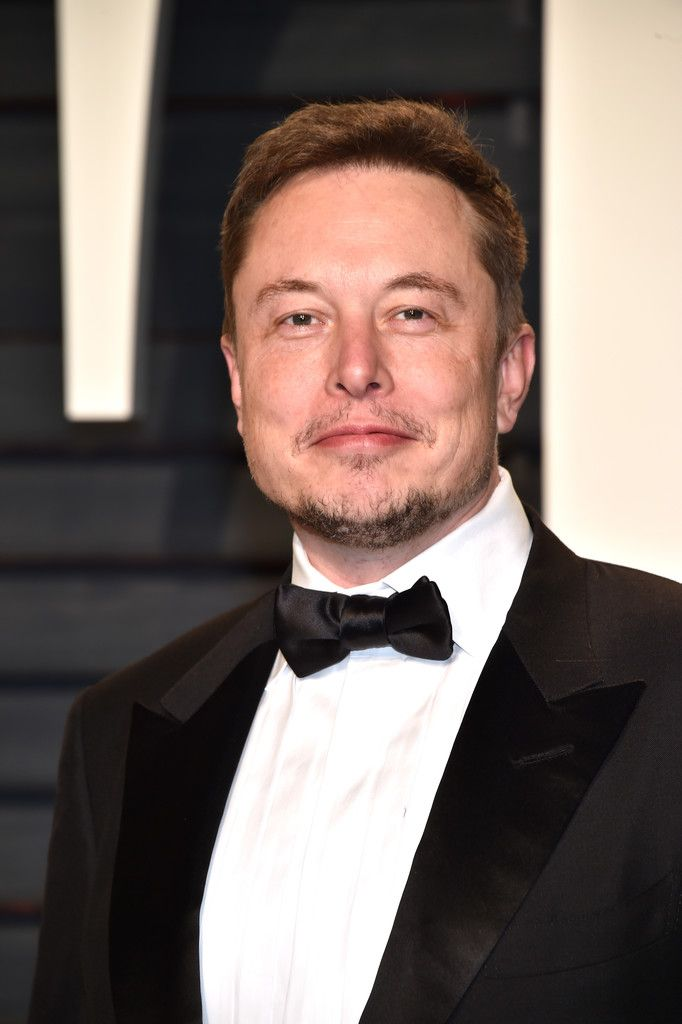
#> input picture ImagesAttendance/Elon musk.jpg, 682 x 1024 px
$ python attendance_project.py   (older library calls are emulated)
#> lines starting #> are read from the running program, lines starting #| are printed output that depends on the picture
### src/face_recognition.py
"""
Mock face_recognition module using OpenCV gradient-orientation histogram features.
This provides basic face recognition functionality without dlib.
"""

import cv2
import numpy as np
from PIL import Image

# HOG-like encoding parameters
_HOG_SIZE   = 64   # face is resized to this before encoding
_HOG_GRID   = 5    # spatial grid (5x5 cells)
_HOG_BINS   = 8    # gradient orientation bins per cell → 5*5*8=200, trimmed to 128
_DIST_SCALE = 1.09  # cubic calibration constant (d³/scale): empirically chosen so that
                    # HOG Euclidean distances (raw ~0.78 same-person, ~0.94 diff-person)
                    # map to the ~0.4 / ~0.8 output range the real face_recognition lib produces.
# Face size filter: detections whose larger dimension exceeds this fraction of the
# smallest image dimension are discarded (removes multi-scale duplicates / oversized
# false positives from the Haar cascade that would produce incorrect encodings).
_MAX_FACE_RATIO = 0.4

# [8 lines left out: function load_image_file, not called in this run]

def face_locations(image, model='hog'):
    """
    Detect face locations using Haar cascade.
    Returns list of (top, right, bottom, left) tuples, sorted by face area (largest first).

    Detections whose larger side exceeds _MAX_FACE_RATIO * min(H, W) are filtered out
    to remove oversized false positives / multi-scale duplicates from the Haar cascade.
    If filtering would leave no faces, all detections are kept as a fallback.
    """
    if len(image.shape) == 3:
        gray = cv2.cvtColor(image, cv2.COLOR_RGB2GRAY)
    else:
        gray = image

    H, W   = gray.shape
    min_dim = min(H, W)
    max_size = _MAX_FACE_RATIO * min_dim

    cascade = cv2.CascadeClassifier(
        cv2.data.haarcascades + 'haarcascade_frontalface_default.xml'
    )
    faces = cascade.detectMultiScale(gray, 1.05, 4, minSize=(50, 50))

    if len(faces) == 0:
        return []

    # Discard oversized detections; fall back to all if none survive the filter
    filtered = [(x, y, w, h) for (x, y, w, h) in faces if max(w, h) < max_size]
    if not filtered:
        filtered = [(x, y, w, h) for (x, y, w, h) in faces]

    # Largest surviving face first
    filtered = sorted(filtered, key=lambda f: f[2] * f[3], reverse=True)
    return [(y, x + w, y + h, x) for (x, y, w, h) in filtered]

def face_encodings(image, face_locations_list=None, num_jitters=1):
    """
    Generate 128-D face encodings using gradient-orientation spatial histograms.
    Each encoding is a L2-normalised float32 vector.
    """
    if len(image.shape) == 3:
        gray = cv2.cvtColor(image, cv2.COLOR_RGB2GRAY)
    else:
        gray = image

    if face_locations_list is None:
        face_locations_list = face_locations(image)

    encodings = []
    cell_size  = _HOG_SIZE // _HOG_GRID

    for (top, right, bottom, left) in face_locations_list:
        face_region = gray[int(top):int(bottom), int(left):int(right)]

        if face_region.size == 0:
            encodings.append(np.zeros(128, dtype=np.float32))
            continue

        # Resize to a fixed square and compute image gradients
        face_resized = cv2.resize(face_region, (_HOG_SIZE, _HOG_SIZE)).astype(np.float32)
        gx        = cv2.Sobel(face_resized, cv2.CV_32F, 1, 0, ksize=3)
        gy        = cv2.Sobel(face_resized, cv2.CV_32F, 0, 1, ksize=3)
        magnitude = np.sqrt(gx ** 2 + gy ** 2)
        angle     = np.arctan2(gy, gx) * 180.0 / np.pi % 180.0  # 0–180°

        # Build gradient-orientation histogram for each grid cell
        raw_enc = []
        for row in range(_HOG_GRID):
            for col in range(_HOG_GRID):
                r0, r1 = row * cell_size, (row + 1) * cell_size
                c0, c1 = col * cell_size, (col + 1) * cell_size
                m = magnitude[r0:r1, c0:c1]
                a = angle[r0:r1, c0:c1]
                hist, _ = np.histogram(a, bins=_HOG_BINS, range=(0, 180), weights=m)
                cell_sum = hist.sum()
                raw_enc.extend(hist / cell_sum if cell_sum > 0 else np.zeros(_HOG_BINS, dtype=np.float32))

        # Trim to 128-D and L2-normalise
        encoding = np.array(raw_enc[:128], dtype=np.float32)
        norm = np.linalg.norm(encoding)
        if norm > 0:
            encoding /= norm

        encodings.append(encoding)

    return encodings

# [27 lines left out: functions compare_faces, face_distance, not called in this run]

### src/attendance_project.py
import cv2
import numpy as np
import face_recognition
import os
import sys
from datetime import datetime

# Resolve ImagesAttendance relative to the project root (parent of src/)
SRC_DIR = os.path.dirname(os.path.abspath(__file__))
PROJECT_ROOT = os.path.dirname(SRC_DIR)
sys.path.insert(0, SRC_DIR)

# b. Load images and class names
path = os.path.join(PROJECT_ROOT, 'ImagesAttendance')
images = []
classNames = []
_IMAGE_EXTS = ('.jpg', '.jpeg', '.png', '.bmp', '.tiff')
myList = [f for f in os.listdir(path) if f.lower().endswith(_IMAGE_EXTS)]
for cls in myList:
    curImg = cv2.imread(os.path.join(path, cls))
#> curImg is the input picture: shape (1024, 682, 3); mean B, G, R 99.2, 105, 118.6
    if curImg is None:
        print(f"Warning: could not read image '{cls}', skipping.")
        continue
    images.append(curImg)
    classNames.append(os.path.splitext(cls)[0])


# c. Define encoding function
def findEncodings(images):
    encodeList = []
    for idx, img in enumerate(images):
        img = cv2.cvtColor(img, cv2.COLOR_BGR2RGB)
        encodings = face_recognition.face_encodings(img)
        if not encodings:
            print(f"Warning: no face found in enrollment image '{myList[idx]}', skipping.")
            continue
        encodeList.append(encodings[0])
#> this loop made 1 pass
#> (face_locations_list in face_encodings, cell_size in face_encodings) on pass 1: ([(179, 527, 522, 184)], 12)
#> pass 1, in face_encodings, `gray = cv2.cvtColor(image, cv2.COLOR_RGB2GRAY)`:
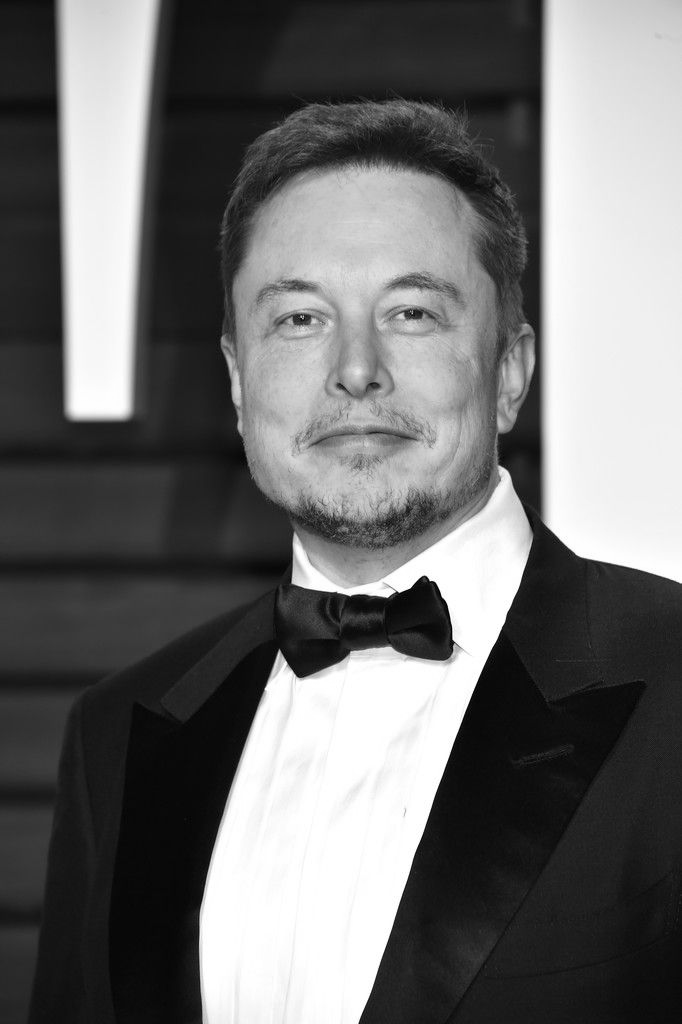
#> gray: shape (1024, 682); min 0, max 255, mean 108.4
#> after the loop, encodeList = 1 item
    return encodeList


# d. Encode known faces
encodeListKnown = findEncodings(images)
#> encodeListKnown = 1 item
print("Encoding Complete")


# e. Attendance CSV function
attendance_dir = os.path.join(PROJECT_ROOT, 'data', 'Attendance')
os.makedirs(attendance_dir, exist_ok=True)


def markAttendance(name):
    date_str = datetime.now().strftime('%Y-%m-%d')
    attendance_file = os.path.join(attendance_dir, f'Attendance_{date_str}.csv')

    with open(attendance_file, 'a+', encoding='utf-8') as f:
        f.seek(0)
        myDataList = f.readlines()
        nameList = []
        for line in myDataList:
            entry = line.split(',')
            if entry:
                nameList.append(entry[0])
        if name not in nameList:
            time_str = datetime.now().strftime('%H:%M:%S')
            f.write(f'{name},{time_str}\n')


# f. Initialize webcam
cap = cv2.VideoCapture(0)

# g. Real-time loop
while True:
    success, img = cap.read()
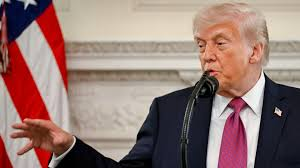
#> input picture ImagesAttendance/donald trump/image 3.jpg, 300 x 168 px, given in place of the camera
#> img is the input picture: shape (168, 300, 3); mean B, G, R 115.4, 120.9, 148.5
    if not success:
        print("Warning: failed to capture frame, retrying...")
        continue
    imgS = cv2.resize(img, (0, 0), None, 0.25, 0.25)
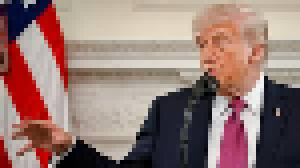
#> imgS: shape (42, 75, 3) (shown 4 times larger); mean B, G, R 115.5, 121, 148.6
    imgS = cv2.cvtColor(imgS, cv2.COLOR_BGR2RGB)

    facesCurFrame = face_recognition.face_locations(imgS)
#> call 2 of face_locations, with model = 'hog'
#> in face_locations (call 2), `gray = cv2.cvtColor(image, cv2.COLOR_RGB2GRAY)`:
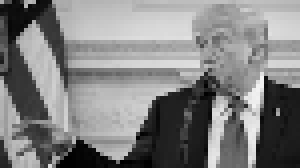
#> gray: shape (42, 75) (shown 4 times larger); min 0, max 242, mean 128.7
#> in face_locations (call 2), `faces = cascade.detectMultiScale(gray, 1.05, 4, minSize=(50, 50))`: faces = ()
#> facesCurFrame = []
    encodesCurFrame = face_recognition.face_encodings(imgS, facesCurFrame)
#> encodesCurFrame = []

    for encodeFace, faceLoc in zip(encodesCurFrame, facesCurFrame):
        matches = face_recognition.compare_faces(encodeListKnown, encodeFace)
        faceDis = face_recognition.face_distance(encodeListKnown, encodeFace)
        matchIndex = np.argmin(faceDis)

        if matches[matchIndex]:
            name = classNames[matchIndex].upper()

            top, right, bottom, left = faceLoc
            top *= 4
            right *= 4
            bottom *= 4
            left *= 4

            cv2.rectangle(img, (left, top), (right, bottom), (0, 255, 0), 2)
            cv2.rectangle(img, (left, bottom - 35), (right, bottom), (0, 255, 0), cv2.FILLED)
            cv2.putText(img, name, (left + 6, bottom - 6), cv2.FONT_HERSHEY_COMPLEX, 1, (255, 255, 255), 2)

            markAttendance(name)
#> this loop made 0 passes

    cv2.imshow('Webcam', img)
    if cv2.waitKey(1) & 0xFF == ord('q'):
#> (key q is pressed here)
        break

cap.release()
cv2.destroyAllWindows()
